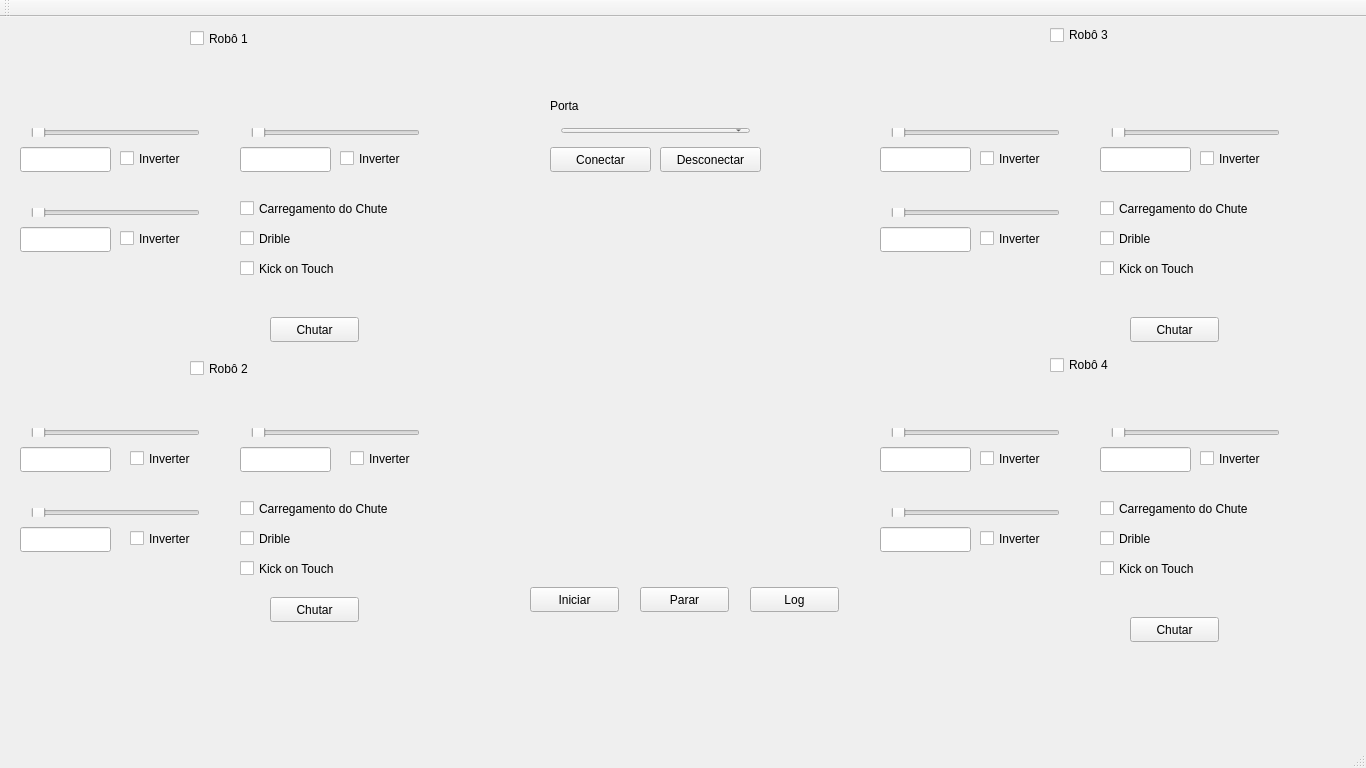
<?xml version="1.0" encoding="UTF-8"?>
<ui version="4.0">
 <class>Brennand</class>
 <widget class="QMainWindow" name="Brennand">
  <property name="geometry">
   <rect>
    <x>0</x>
    <y>0</y>
    <width>1366</width>
    <height>768</height>
   </rect>
  </property>
  <property name="minimumSize">
   <size>
    <width>1200</width>
    <height>600</height>
   </size>
  </property>
  <property name="maximumSize">
   <size>
    <width>1366</width>
    <height>768</height>
   </size>
  </property>
  <property name="baseSize">
   <size>
    <width>0</width>
    <height>0</height>
   </size>
  </property>
  <property name="windowTitle">
   <string>Brennand</string>
  </property>
  <widget class="QWidget" name="centralWidget">
   <widget class="QPushButton" name="iniciar_Button">
    <property name="enabled">
     <bool>true</bool>
    </property>
    <property name="geometry">
     <rect>
      <x>530</x>
      <y>570</y>
      <width>89</width>
      <height>25</height>
     </rect>
    </property>
    <property name="text">
     <string>Iniciar</string>
    </property>
    <property name="checkable">
     <bool>false</bool>
    </property>
    <property name="checked">
     <bool>false</bool>
    </property>
   </widget>
   <widget class="QWidget" name="verticalLayoutWidget">
    <property name="geometry">
     <rect>
      <x>20</x>
      <y>100</y>
      <width>191</width>
      <height>31</height>
     </rect>
    </property>
    <layout class="QVBoxLayout" name="verticalLayout">
     <item>
      <widget class="QSlider" name="slider_motor1">
       <property name="maximum">
        <number>127</number>
       </property>
       <property name="orientation">
        <enum>Qt::Horizontal</enum>
       </property>
      </widget>
     </item>
    </layout>
   </widget>
   <widget class="QLineEdit" name="vel_Motor1">
    <property name="geometry">
     <rect>
      <x>20</x>
      <y>130</y>
      <width>91</width>
      <height>25</height>
     </rect>
    </property>
    <property name="readOnly">
     <bool>false</bool>
    </property>
   </widget>
   <widget class="QLineEdit" name="vel_Motor2">
    <property name="geometry">
     <rect>
      <x>20</x>
      <y>210</y>
      <width>91</width>
      <height>25</height>
     </rect>
    </property>
    <property name="readOnly">
     <bool>false</bool>
    </property>
   </widget>
   <widget class="QWidget" name="verticalLayoutWidget_2">
    <property name="geometry">
     <rect>
      <x>20</x>
      <y>180</y>
      <width>191</width>
      <height>31</height>
     </rect>
    </property>
    <layout class="QVBoxLayout" name="verticalLayout_2">
     <item>
      <widget class="QSlider" name="slider_motor2">
       <property name="maximum">
        <number>127</number>
       </property>
       <property name="singleStep">
        <number>1</number>
       </property>
       <property name="orientation">
        <enum>Qt::Horizontal</enum>
       </property>
      </widget>
     </item>
    </layout>
   </widget>
   <widget class="QLineEdit" name="vel_Motor3">
    <property name="geometry">
     <rect>
      <x>240</x>
      <y>130</y>
      <width>91</width>
      <height>25</height>
     </rect>
    </property>
    <property name="readOnly">
     <bool>false</bool>
    </property>
   </widget>
   <widget class="QWidget" name="verticalLayoutWidget_3">
    <property name="geometry">
     <rect>
      <x>240</x>
      <y>100</y>
      <width>191</width>
      <height>31</height>
     </rect>
    </property>
    <layout class="QVBoxLayout" name="verticalLayout_3">
     <item>
      <widget class="QSlider" name="slider_motor3">
       <property name="maximum">
        <number>127</number>
       </property>
       <property name="singleStep">
        <number>1</number>
       </property>
       <property name="orientation">
        <enum>Qt::Horizontal</enum>
       </property>
      </widget>
     </item>
    </layout>
   </widget>
   <widget class="QWidget" name="verticalLayoutWidget_4">
    <property name="geometry">
     <rect>
      <x>290</x>
      <y>80</y>
      <width>91</width>
      <height>21</height>
     </rect>
    </property>
    <layout class="QVBoxLayout" name="verticalLayout_4">
     <item>
      <widget class="QLabel" name="label">
       <property name="text">
        <string>Motor 3</string>
       </property>
       <property name="alignment">
        <set>Qt::AlignCenter</set>
       </property>
      </widget>
     </item>
    </layout>
   </widget>
   <widget class="QWidget" name="verticalLayoutWidget_5">
    <property name="geometry">
     <rect>
      <x>70</x>
      <y>160</y>
      <width>91</width>
      <height>21</height>
     </rect>
    </property>
    <layout class="QVBoxLayout" name="verticalLayout_6">
     <item>
      <widget class="QLabel" name="label_3">
       <property name="text">
        <string>Motor 2</string>
       </property>
       <property name="alignment">
        <set>Qt::AlignCenter</set>
       </property>
      </widget>
     </item>
    </layout>
   </widget>
   <widget class="QWidget" name="verticalLayoutWidget_6">
    <property name="geometry">
     <rect>
      <x>70</x>
      <y>80</y>
      <width>91</width>
      <height>21</height>
     </rect>
    </property>
    <layout class="QVBoxLayout" name="verticalLayout_7">
     <item>
      <widget class="QLabel" name="label_4">
       <property name="text">
        <string>Motor 1</string>
       </property>
       <property name="alignment">
        <set>Qt::AlignCenter</set>
       </property>
      </widget>
     </item>
    </layout>
   </widget>
   <widget class="QCheckBox" name="checkBox">
    <property name="geometry">
     <rect>
      <x>240</x>
      <y>180</y>
      <width>191</width>
      <height>23</height>
     </rect>
    </property>
    <property name="text">
     <string>Carregamento do Chute</string>
    </property>
   </widget>
   <widget class="QCheckBox" name="checkBox_2">
    <property name="geometry">
     <rect>
      <x>240</x>
      <y>210</y>
      <width>92</width>
      <height>23</height>
     </rect>
    </property>
    <property name="text">
     <string>Drible</string>
    </property>
   </widget>
   <widget class="QPushButton" name="kickButton">
    <property name="geometry">
     <rect>
      <x>270</x>
      <y>300</y>
      <width>89</width>
      <height>25</height>
     </rect>
    </property>
    <property name="text">
     <string>Chutar</string>
    </property>
   </widget>
   <widget class="QPushButton" name="parar_Button">
    <property name="enabled">
     <bool>true</bool>
    </property>
    <property name="geometry">
     <rect>
      <x>640</x>
      <y>570</y>
      <width>89</width>
      <height>25</height>
     </rect>
    </property>
    <property name="text">
     <string>Parar</string>
    </property>
    <property name="checkable">
     <bool>false</bool>
    </property>
    <property name="checked">
     <bool>false</bool>
    </property>
   </widget>
   <widget class="QCheckBox" name="checkBox_3">
    <property name="geometry">
     <rect>
      <x>240</x>
      <y>240</y>
      <width>181</width>
      <height>23</height>
     </rect>
    </property>
    <property name="text">
     <string>Kick on Touch</string>
    </property>
   </widget>
   <widget class="QLabel" name="maraca_Logo">
    <property name="geometry">
     <rect>
      <x>40</x>
      <y>570</y>
      <width>121</width>
      <height>101</height>
     </rect>
    </property>
    <property name="text">
     <string/>
    </property>
    <property name="textFormat">
     <enum>Qt::PlainText</enum>
    </property>
    <property name="pixmap">
     <pixmap>maracaTeste.png</pixmap>
    </property>
    <property name="scaledContents">
     <bool>true</bool>
    </property>
    <property name="alignment">
     <set>Qt::AlignCenter</set>
    </property>
   </widget>
   <widget class="QCheckBox" name="checkBox_4">
    <property name="geometry">
     <rect>
      <x>1100</x>
      <y>180</y>
      <width>191</width>
      <height>23</height>
     </rect>
    </property>
    <property name="text">
     <string>Carregamento do Chute</string>
    </property>
   </widget>
   <widget class="QPushButton" name="kickButton_2">
    <property name="geometry">
     <rect>
      <x>1130</x>
      <y>300</y>
      <width>89</width>
      <height>25</height>
     </rect>
    </property>
    <property name="text">
     <string>Chutar</string>
    </property>
   </widget>
   <widget class="QLineEdit" name="vel_Motor3_3">
    <property name="geometry">
     <rect>
      <x>1100</x>
      <y>130</y>
      <width>91</width>
      <height>25</height>
     </rect>
    </property>
    <property name="readOnly">
     <bool>false</bool>
    </property>
   </widget>
   <widget class="QLineEdit" name="vel_Motor2_3">
    <property name="geometry">
     <rect>
      <x>880</x>
      <y>210</y>
      <width>91</width>
      <height>25</height>
     </rect>
    </property>
    <property name="readOnly">
     <bool>false</bool>
    </property>
   </widget>
   <widget class="QWidget" name="verticalLayoutWidget_7">
    <property name="geometry">
     <rect>
      <x>880</x>
      <y>100</y>
      <width>191</width>
      <height>31</height>
     </rect>
    </property>
    <layout class="QVBoxLayout" name="verticalLayout_8">
     <item>
      <widget class="QSlider" name="slider_motor1_3">
       <property name="maximum">
        <number>127</number>
       </property>
       <property name="orientation">
        <enum>Qt::Horizontal</enum>
       </property>
      </widget>
     </item>
    </layout>
   </widget>
   <widget class="QWidget" name="verticalLayoutWidget_8">
    <property name="geometry">
     <rect>
      <x>930</x>
      <y>160</y>
      <width>91</width>
      <height>21</height>
     </rect>
    </property>
    <layout class="QVBoxLayout" name="verticalLayout_9">
     <item>
      <widget class="QLabel" name="label_5">
       <property name="text">
        <string>Motor 2</string>
       </property>
       <property name="alignment">
        <set>Qt::AlignCenter</set>
       </property>
      </widget>
     </item>
    </layout>
   </widget>
   <widget class="QWidget" name="verticalLayoutWidget_9">
    <property name="geometry">
     <rect>
      <x>1100</x>
      <y>100</y>
      <width>191</width>
      <height>31</height>
     </rect>
    </property>
    <layout class="QVBoxLayout" name="verticalLayout_10">
     <item>
      <widget class="QSlider" name="slider_motor3_3">
       <property name="maximum">
        <number>127</number>
       </property>
       <property name="singleStep">
        <number>1</number>
       </property>
       <property name="orientation">
        <enum>Qt::Horizontal</enum>
       </property>
      </widget>
     </item>
    </layout>
   </widget>
   <widget class="QCheckBox" name="checkBox_5">
    <property name="geometry">
     <rect>
      <x>1100</x>
      <y>240</y>
      <width>181</width>
      <height>23</height>
     </rect>
    </property>
    <property name="text">
     <string>Kick on Touch</string>
    </property>
   </widget>
   <widget class="QWidget" name="verticalLayoutWidget_10">
    <property name="geometry">
     <rect>
      <x>880</x>
      <y>180</y>
      <width>191</width>
      <height>31</height>
     </rect>
    </property>
    <layout class="QVBoxLayout" name="verticalLayout_11">
     <item>
      <widget class="QSlider" name="slider_motor2_3">
       <property name="maximum">
        <number>127</number>
       </property>
       <property name="singleStep">
        <number>1</number>
       </property>
       <property name="orientation">
        <enum>Qt::Horizontal</enum>
       </property>
      </widget>
     </item>
    </layout>
   </widget>
   <widget class="QCheckBox" name="checkBox_6">
    <property name="geometry">
     <rect>
      <x>1100</x>
      <y>210</y>
      <width>92</width>
      <height>23</height>
     </rect>
    </property>
    <property name="text">
     <string>Drible</string>
    </property>
   </widget>
   <widget class="QWidget" name="verticalLayoutWidget_11">
    <property name="geometry">
     <rect>
      <x>1150</x>
      <y>80</y>
      <width>91</width>
      <height>21</height>
     </rect>
    </property>
    <layout class="QVBoxLayout" name="verticalLayout_12">
     <item>
      <widget class="QLabel" name="label_6">
       <property name="text">
        <string>Motor 3</string>
       </property>
       <property name="alignment">
        <set>Qt::AlignCenter</set>
       </property>
      </widget>
     </item>
    </layout>
   </widget>
   <widget class="QWidget" name="verticalLayoutWidget_12">
    <property name="geometry">
     <rect>
      <x>930</x>
      <y>80</y>
      <width>91</width>
      <height>21</height>
     </rect>
    </property>
    <layout class="QVBoxLayout" name="verticalLayout_13">
     <item>
      <widget class="QLabel" name="label_7">
       <property name="text">
        <string>Motor 1</string>
       </property>
       <property name="alignment">
        <set>Qt::AlignCenter</set>
       </property>
      </widget>
     </item>
    </layout>
   </widget>
   <widget class="QLineEdit" name="vel_Motor1_3">
    <property name="geometry">
     <rect>
      <x>880</x>
      <y>130</y>
      <width>91</width>
      <height>25</height>
     </rect>
    </property>
    <property name="readOnly">
     <bool>false</bool>
    </property>
   </widget>
   <widget class="QLineEdit" name="vel_Motor1_4">
    <property name="geometry">
     <rect>
      <x>880</x>
      <y>430</y>
      <width>91</width>
      <height>25</height>
     </rect>
    </property>
    <property name="readOnly">
     <bool>false</bool>
    </property>
   </widget>
   <widget class="QPushButton" name="kickButton_3">
    <property name="geometry">
     <rect>
      <x>270</x>
      <y>580</y>
      <width>89</width>
      <height>25</height>
     </rect>
    </property>
    <property name="text">
     <string>Chutar</string>
    </property>
   </widget>
   <widget class="QCheckBox" name="checkBox_7">
    <property name="geometry">
     <rect>
      <x>240</x>
      <y>480</y>
      <width>191</width>
      <height>23</height>
     </rect>
    </property>
    <property name="text">
     <string>Carregamento do Chute</string>
    </property>
   </widget>
   <widget class="QLineEdit" name="vel_Motor3_2">
    <property name="geometry">
     <rect>
      <x>240</x>
      <y>430</y>
      <width>91</width>
      <height>25</height>
     </rect>
    </property>
    <property name="readOnly">
     <bool>false</bool>
    </property>
   </widget>
   <widget class="QLineEdit" name="vel_Motor2_2">
    <property name="geometry">
     <rect>
      <x>20</x>
      <y>510</y>
      <width>91</width>
      <height>25</height>
     </rect>
    </property>
    <property name="readOnly">
     <bool>false</bool>
    </property>
   </widget>
   <widget class="QWidget" name="verticalLayoutWidget_13">
    <property name="geometry">
     <rect>
      <x>1100</x>
      <y>400</y>
      <width>191</width>
      <height>31</height>
     </rect>
    </property>
    <layout class="QVBoxLayout" name="verticalLayout_14">
     <item>
      <widget class="QSlider" name="slider_motor3_4">
       <property name="maximum">
        <number>127</number>
       </property>
       <property name="singleStep">
        <number>1</number>
       </property>
       <property name="orientation">
        <enum>Qt::Horizontal</enum>
       </property>
      </widget>
     </item>
    </layout>
   </widget>
   <widget class="QWidget" name="verticalLayoutWidget_14">
    <property name="geometry">
     <rect>
      <x>20</x>
      <y>400</y>
      <width>191</width>
      <height>31</height>
     </rect>
    </property>
    <layout class="QVBoxLayout" name="verticalLayout_15">
     <item>
      <widget class="QSlider" name="slider_motor1_2">
       <property name="maximum">
        <number>127</number>
       </property>
       <property name="orientation">
        <enum>Qt::Horizontal</enum>
       </property>
      </widget>
     </item>
    </layout>
   </widget>
   <widget class="QLineEdit" name="vel_Motor3_4">
    <property name="geometry">
     <rect>
      <x>1100</x>
      <y>430</y>
      <width>91</width>
      <height>25</height>
     </rect>
    </property>
    <property name="readOnly">
     <bool>false</bool>
    </property>
   </widget>
   <widget class="QCheckBox" name="checkBox_8">
    <property name="geometry">
     <rect>
      <x>1100</x>
      <y>540</y>
      <width>181</width>
      <height>23</height>
     </rect>
    </property>
    <property name="text">
     <string>Kick on Touch</string>
    </property>
   </widget>
   <widget class="QWidget" name="verticalLayoutWidget_15">
    <property name="geometry">
     <rect>
      <x>930</x>
      <y>380</y>
      <width>91</width>
      <height>21</height>
     </rect>
    </property>
    <layout class="QVBoxLayout" name="verticalLayout_16">
     <item>
      <widget class="QLabel" name="label_8">
       <property name="text">
        <string>Motor 1</string>
       </property>
       <property name="alignment">
        <set>Qt::AlignCenter</set>
       </property>
      </widget>
     </item>
    </layout>
   </widget>
   <widget class="QWidget" name="verticalLayoutWidget_16">
    <property name="geometry">
     <rect>
      <x>880</x>
      <y>400</y>
      <width>191</width>
      <height>31</height>
     </rect>
    </property>
    <layout class="QVBoxLayout" name="verticalLayout_17">
     <item>
      <widget class="QSlider" name="slider_motor1_4">
       <property name="maximum">
        <number>127</number>
       </property>
       <property name="orientation">
        <enum>Qt::Horizontal</enum>
       </property>
      </widget>
     </item>
    </layout>
   </widget>
   <widget class="QCheckBox" name="checkBox_9">
    <property name="geometry">
     <rect>
      <x>1100</x>
      <y>480</y>
      <width>191</width>
      <height>23</height>
     </rect>
    </property>
    <property name="text">
     <string>Carregamento do Chute</string>
    </property>
   </widget>
   <widget class="QWidget" name="verticalLayoutWidget_17">
    <property name="geometry">
     <rect>
      <x>70</x>
      <y>460</y>
      <width>91</width>
      <height>21</height>
     </rect>
    </property>
    <layout class="QVBoxLayout" name="verticalLayout_18">
     <item>
      <widget class="QLabel" name="label_9">
       <property name="text">
        <string>Motor 2</string>
       </property>
       <property name="alignment">
        <set>Qt::AlignCenter</set>
       </property>
      </widget>
     </item>
    </layout>
   </widget>
   <widget class="QWidget" name="verticalLayoutWidget_18">
    <property name="geometry">
     <rect>
      <x>930</x>
      <y>460</y>
      <width>91</width>
      <height>21</height>
     </rect>
    </property>
    <layout class="QVBoxLayout" name="verticalLayout_19">
     <item>
      <widget class="QLabel" name="label_10">
       <property name="text">
        <string>Motor 2</string>
       </property>
       <property name="alignment">
        <set>Qt::AlignCenter</set>
       </property>
      </widget>
     </item>
    </layout>
   </widget>
   <widget class="QWidget" name="verticalLayoutWidget_19">
    <property name="geometry">
     <rect>
      <x>240</x>
      <y>400</y>
      <width>191</width>
      <height>31</height>
     </rect>
    </property>
    <layout class="QVBoxLayout" name="verticalLayout_20">
     <item>
      <widget class="QSlider" name="slider_motor3_2">
       <property name="maximum">
        <number>127</number>
       </property>
       <property name="singleStep">
        <number>1</number>
       </property>
       <property name="orientation">
        <enum>Qt::Horizontal</enum>
       </property>
      </widget>
     </item>
    </layout>
   </widget>
   <widget class="QPushButton" name="kickButton_4">
    <property name="geometry">
     <rect>
      <x>1130</x>
      <y>600</y>
      <width>89</width>
      <height>25</height>
     </rect>
    </property>
    <property name="text">
     <string>Chutar</string>
    </property>
   </widget>
   <widget class="QCheckBox" name="checkBox_10">
    <property name="geometry">
     <rect>
      <x>1100</x>
      <y>510</y>
      <width>92</width>
      <height>23</height>
     </rect>
    </property>
    <property name="text">
     <string>Drible</string>
    </property>
   </widget>
   <widget class="QCheckBox" name="checkBox_11">
    <property name="geometry">
     <rect>
      <x>240</x>
      <y>540</y>
      <width>181</width>
      <height>23</height>
     </rect>
    </property>
    <property name="text">
     <string>Kick on Touch</string>
    </property>
   </widget>
   <widget class="QWidget" name="verticalLayoutWidget_20">
    <property name="geometry">
     <rect>
      <x>1150</x>
      <y>380</y>
      <width>91</width>
      <height>21</height>
     </rect>
    </property>
    <layout class="QVBoxLayout" name="verticalLayout_21">
     <item>
      <widget class="QLabel" name="label_11">
       <property name="text">
        <string>Motor 3</string>
       </property>
       <property name="alignment">
        <set>Qt::AlignCenter</set>
       </property>
      </widget>
     </item>
    </layout>
   </widget>
   <widget class="QWidget" name="verticalLayoutWidget_21">
    <property name="geometry">
     <rect>
      <x>880</x>
      <y>480</y>
      <width>191</width>
      <height>31</height>
     </rect>
    </property>
    <layout class="QVBoxLayout" name="verticalLayout_22">
     <item>
      <widget class="QSlider" name="slider_motor2_4">
       <property name="maximum">
        <number>127</number>
       </property>
       <property name="singleStep">
        <number>1</number>
       </property>
       <property name="orientation">
        <enum>Qt::Horizontal</enum>
       </property>
      </widget>
     </item>
    </layout>
   </widget>
   <widget class="QWidget" name="verticalLayoutWidget_22">
    <property name="geometry">
     <rect>
      <x>20</x>
      <y>480</y>
      <width>191</width>
      <height>31</height>
     </rect>
    </property>
    <layout class="QVBoxLayout" name="verticalLayout_23">
     <item>
      <widget class="QSlider" name="slider_motor2_2">
       <property name="maximum">
        <number>127</number>
       </property>
       <property name="singleStep">
        <number>1</number>
       </property>
       <property name="orientation">
        <enum>Qt::Horizontal</enum>
       </property>
      </widget>
     </item>
    </layout>
   </widget>
   <widget class="QCheckBox" name="checkBox_12">
    <property name="geometry">
     <rect>
      <x>240</x>
      <y>510</y>
      <width>92</width>
      <height>23</height>
     </rect>
    </property>
    <property name="text">
     <string>Drible</string>
    </property>
   </widget>
   <widget class="QWidget" name="verticalLayoutWidget_23">
    <property name="geometry">
     <rect>
      <x>290</x>
      <y>380</y>
      <width>91</width>
      <height>21</height>
     </rect>
    </property>
    <layout class="QVBoxLayout" name="verticalLayout_24">
     <item>
      <widget class="QLabel" name="label_12">
       <property name="text">
        <string>Motor 3</string>
       </property>
       <property name="alignment">
        <set>Qt::AlignCenter</set>
       </property>
      </widget>
     </item>
    </layout>
   </widget>
   <widget class="QLineEdit" name="vel_Motor2_4">
    <property name="geometry">
     <rect>
      <x>880</x>
      <y>510</y>
      <width>91</width>
      <height>25</height>
     </rect>
    </property>
    <property name="readOnly">
     <bool>false</bool>
    </property>
   </widget>
   <widget class="QWidget" name="verticalLayoutWidget_24">
    <property name="geometry">
     <rect>
      <x>70</x>
      <y>380</y>
      <width>91</width>
      <height>21</height>
     </rect>
    </property>
    <layout class="QVBoxLayout" name="verticalLayout_25">
     <item>
      <widget class="QLabel" name="label_13">
       <property name="text">
        <string>Motor 1</string>
       </property>
       <property name="alignment">
        <set>Qt::AlignCenter</set>
       </property>
      </widget>
     </item>
    </layout>
   </widget>
   <widget class="QLineEdit" name="vel_Motor1_2">
    <property name="geometry">
     <rect>
      <x>20</x>
      <y>430</y>
      <width>91</width>
      <height>25</height>
     </rect>
    </property>
    <property name="readOnly">
     <bool>false</bool>
    </property>
   </widget>
   <widget class="QCheckBox" name="checkBox_13">
    <property name="geometry">
     <rect>
      <x>190</x>
      <y>10</y>
      <width>92</width>
      <height>23</height>
     </rect>
    </property>
    <property name="text">
     <string>Robô 1</string>
    </property>
   </widget>
   <widget class="QCheckBox" name="checkBox_14">
    <property name="geometry">
     <rect>
      <x>190</x>
      <y>340</y>
      <width>92</width>
      <height>23</height>
     </rect>
    </property>
    <property name="text">
     <string>Robô 2</string>
    </property>
   </widget>
   <widget class="QCheckBox" name="checkBox_15">
    <property name="geometry">
     <rect>
      <x>1050</x>
      <y>10</y>
      <width>92</width>
      <height>16</height>
     </rect>
    </property>
    <property name="text">
     <string>Robô 3</string>
    </property>
   </widget>
   <widget class="QCheckBox" name="checkBox_16">
    <property name="geometry">
     <rect>
      <x>1050</x>
      <y>340</y>
      <width>92</width>
      <height>16</height>
     </rect>
    </property>
    <property name="text">
     <string>Robô 4</string>
    </property>
   </widget>
   <widget class="QCheckBox" name="checkBox_17">
    <property name="geometry">
     <rect>
      <x>120</x>
      <y>130</y>
      <width>92</width>
      <height>23</height>
     </rect>
    </property>
    <property name="text">
     <string>Inverter</string>
    </property>
   </widget>
   <widget class="QCheckBox" name="checkBox_18">
    <property name="geometry">
     <rect>
      <x>120</x>
      <y>210</y>
      <width>92</width>
      <height>23</height>
     </rect>
    </property>
    <property name="text">
     <string>Inverter</string>
    </property>
   </widget>
   <widget class="QCheckBox" name="checkBox_19">
    <property name="geometry">
     <rect>
      <x>340</x>
      <y>130</y>
      <width>92</width>
      <height>23</height>
     </rect>
    </property>
    <property name="text">
     <string>Inverter</string>
    </property>
   </widget>
   <widget class="QCheckBox" name="checkBox_20">
    <property name="geometry">
     <rect>
      <x>350</x>
      <y>430</y>
      <width>92</width>
      <height>23</height>
     </rect>
    </property>
    <property name="text">
     <string>Inverter</string>
    </property>
   </widget>
   <widget class="QCheckBox" name="checkBox_21">
    <property name="geometry">
     <rect>
      <x>130</x>
      <y>510</y>
      <width>92</width>
      <height>23</height>
     </rect>
    </property>
    <property name="text">
     <string>Inverter</string>
    </property>
   </widget>
   <widget class="QCheckBox" name="checkBox_22">
    <property name="geometry">
     <rect>
      <x>130</x>
      <y>430</y>
      <width>92</width>
      <height>23</height>
     </rect>
    </property>
    <property name="text">
     <string>Inverter</string>
    </property>
   </widget>
   <widget class="QCheckBox" name="checkBox_26">
    <property name="geometry">
     <rect>
      <x>1200</x>
      <y>130</y>
      <width>92</width>
      <height>23</height>
     </rect>
    </property>
    <property name="text">
     <string>Inverter</string>
    </property>
   </widget>
   <widget class="QCheckBox" name="checkBox_27">
    <property name="geometry">
     <rect>
      <x>980</x>
      <y>130</y>
      <width>92</width>
      <height>23</height>
     </rect>
    </property>
    <property name="text">
     <string>Inverter</string>
    </property>
   </widget>
   <widget class="QCheckBox" name="checkBox_28">
    <property name="geometry">
     <rect>
      <x>980</x>
      <y>210</y>
      <width>92</width>
      <height>23</height>
     </rect>
    </property>
    <property name="text">
     <string>Inverter</string>
    </property>
   </widget>
   <widget class="QCheckBox" name="checkBox_29">
    <property name="geometry">
     <rect>
      <x>1200</x>
      <y>430</y>
      <width>92</width>
      <height>23</height>
     </rect>
    </property>
    <property name="text">
     <string>Inverter</string>
    </property>
   </widget>
   <widget class="QCheckBox" name="checkBox_30">
    <property name="geometry">
     <rect>
      <x>980</x>
      <y>510</y>
      <width>92</width>
      <height>23</height>
     </rect>
    </property>
    <property name="text">
     <string>Inverter</string>
    </property>
   </widget>
   <widget class="QCheckBox" name="checkBox_31">
    <property name="geometry">
     <rect>
      <x>980</x>
      <y>430</y>
      <width>92</width>
      <height>23</height>
     </rect>
    </property>
    <property name="text">
     <string>Inverter</string>
    </property>
   </widget>
   <widget class="QPushButton" name="log_Button">
    <property name="enabled">
     <bool>true</bool>
    </property>
    <property name="geometry">
     <rect>
      <x>750</x>
      <y>570</y>
      <width>89</width>
      <height>25</height>
     </rect>
    </property>
    <property name="text">
     <string>Log</string>
    </property>
    <property name="checkable">
     <bool>true</bool>
    </property>
    <property name="checked">
     <bool>false</bool>
    </property>
   </widget>
   <widget class="QWidget" name="verticalLayoutWidget_25">
    <property name="geometry">
     <rect>
      <x>550</x>
      <y>100</y>
      <width>211</width>
      <height>27</height>
     </rect>
    </property>
    <layout class="QVBoxLayout" name="verticalLayout_5">
     <item>
      <widget class="QComboBox" name="boxDevice"/>
     </item>
    </layout>
   </widget>
   <widget class="QLabel" name="label_2">
    <property name="geometry">
     <rect>
      <x>550</x>
      <y>80</y>
      <width>67</width>
      <height>17</height>
     </rect>
    </property>
    <property name="text">
     <string>Porta</string>
    </property>
   </widget>
   <widget class="QPushButton" name="connectButton">
    <property name="geometry">
     <rect>
      <x>550</x>
      <y>130</y>
      <width>101</width>
      <height>25</height>
     </rect>
    </property>
    <property name="text">
     <string>Conectar</string>
    </property>
   </widget>
   <widget class="QPushButton" name="disconnectButton">
    <property name="geometry">
     <rect>
      <x>660</x>
      <y>130</y>
      <width>101</width>
      <height>25</height>
     </rect>
    </property>
    <property name="text">
     <string>Desconectar</string>
    </property>
   </widget>
  </widget>
  <widget class="QToolBar" name="mainToolBar">
   <attribute name="toolBarArea">
    <enum>TopToolBarArea</enum>
   </attribute>
   <attribute name="toolBarBreak">
    <bool>false</bool>
   </attribute>
  </widget>
  <widget class="QStatusBar" name="statusBar"/>
 </widget>
 <layoutdefault spacing="6" margin="11"/>
 <resources/>
 <connections/>
</ui>
